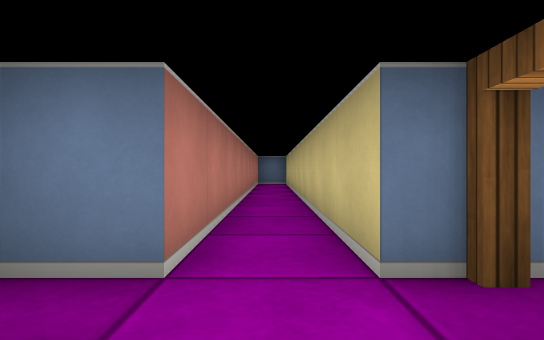
View 1 (above)

24 first-person views from a walk through a cub3D ray-caster map. The camera is about half as high as the walls, looks level and sees 80° across. The floor is counted in squares. Each view is taken from the middle of a square. On the plan, view 1 faces up. The plan holds only what a view shows up to about 9 squares ahead; the rest is blank.

View 2
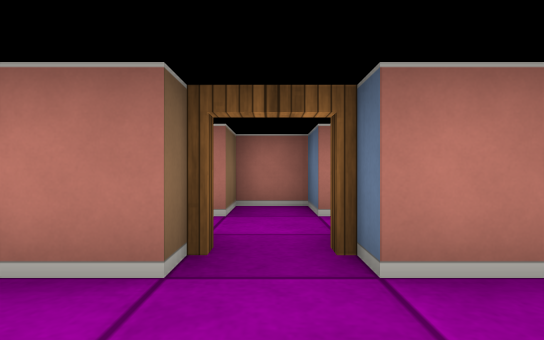

View 3
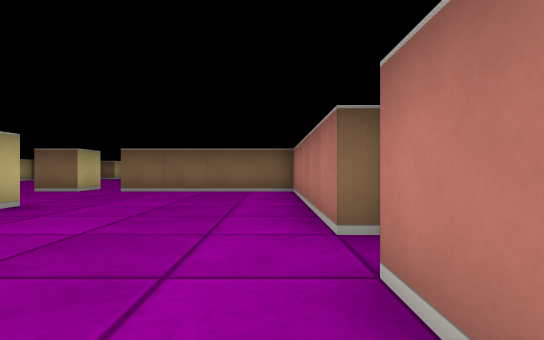

View 4
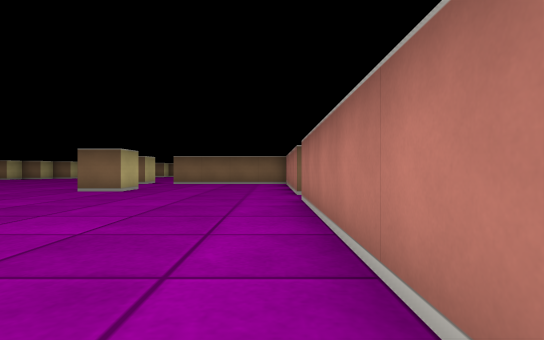

View 5
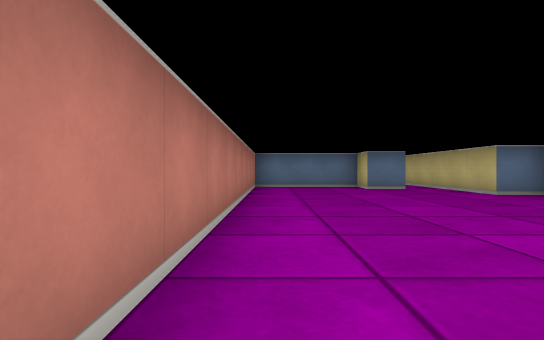

View 6
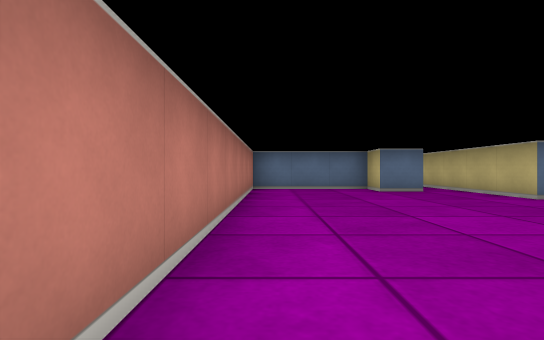

View 7
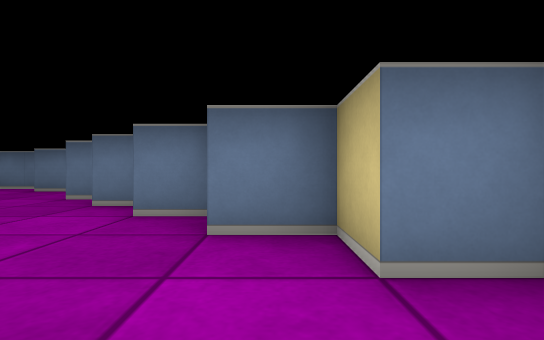

View 8
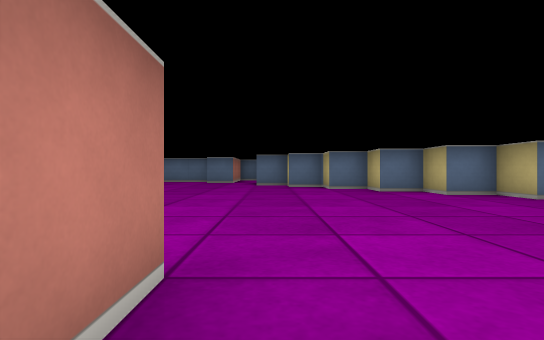

View 9
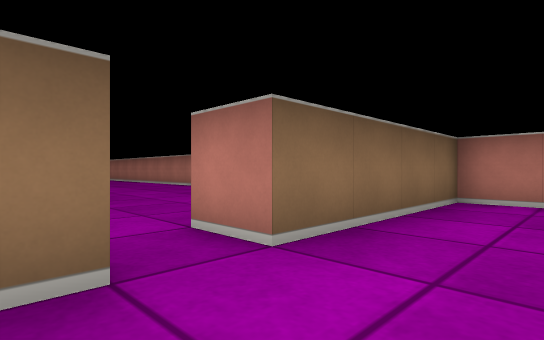

View 10
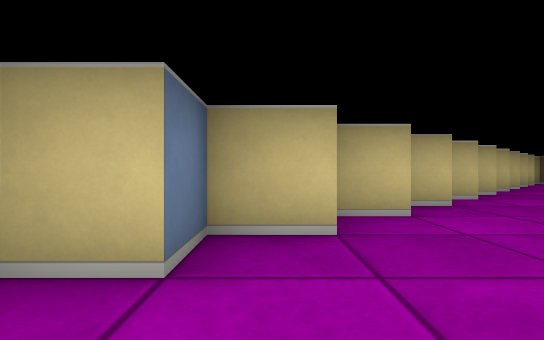

View 11
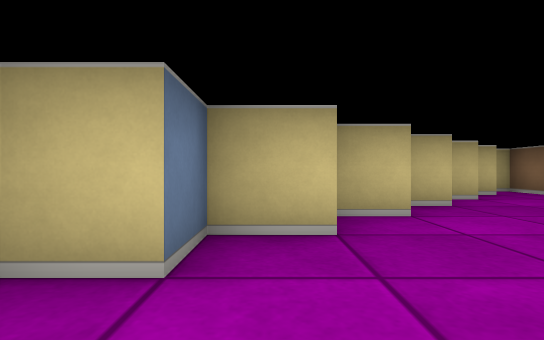

View 12
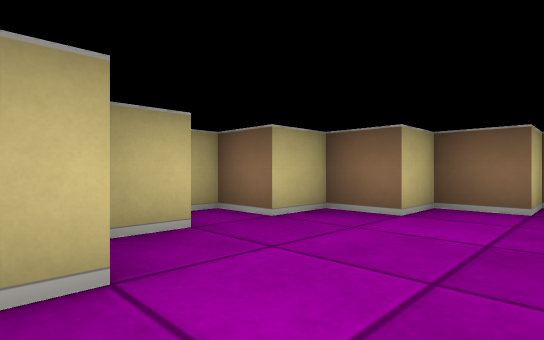

View 13
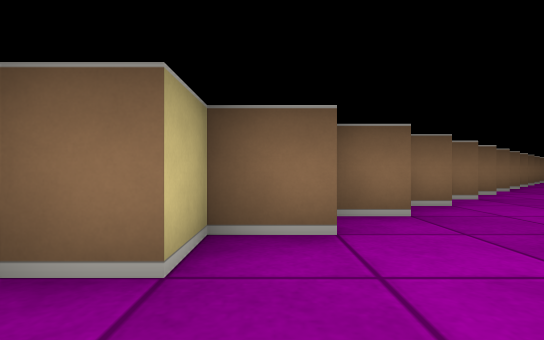

View 14
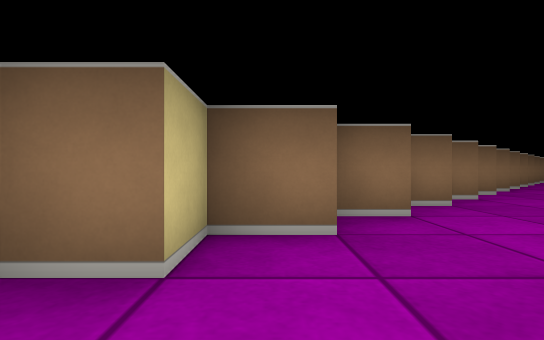

View 15
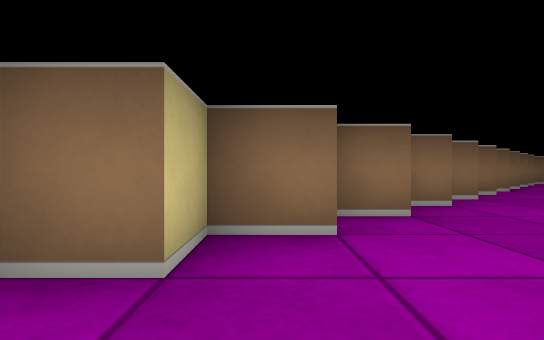

View 16
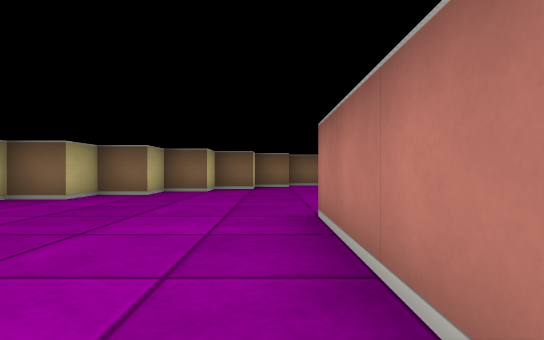

View 17
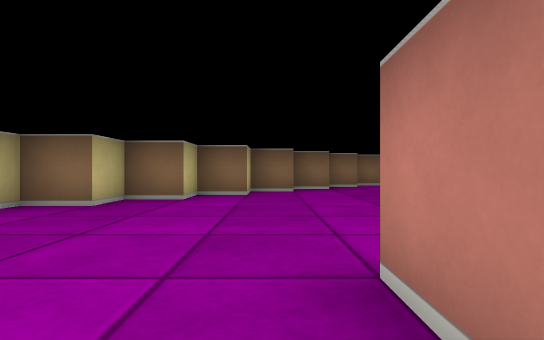

View 18
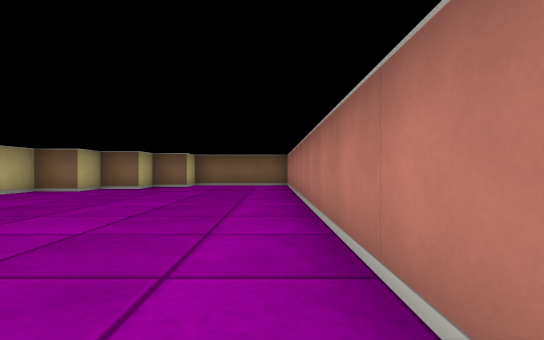

View 19
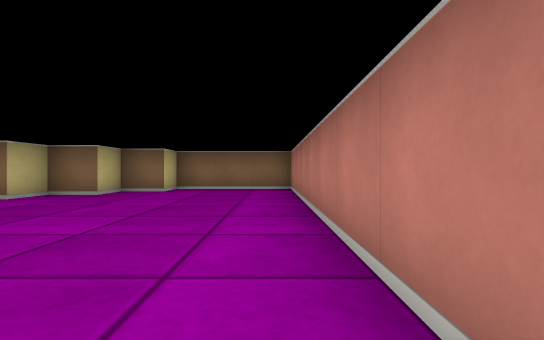

View 20
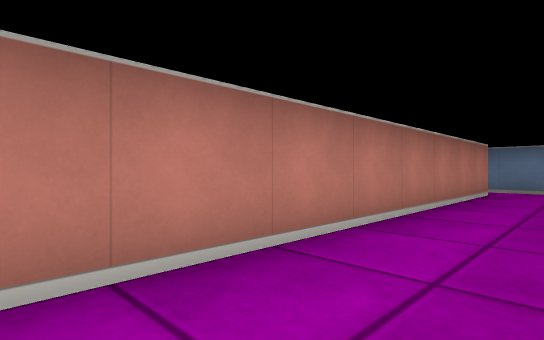

View 21
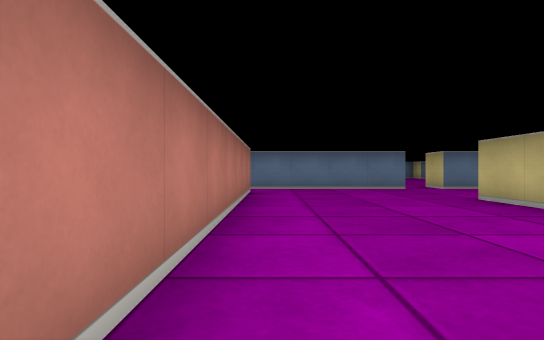

View 22
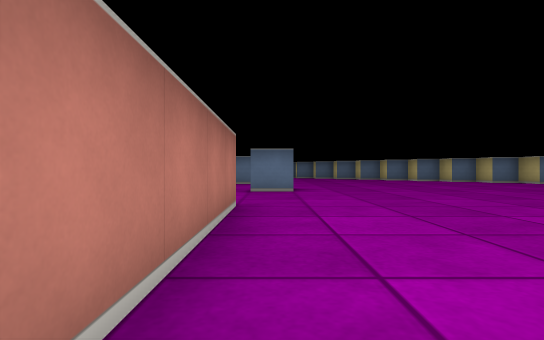

View 23
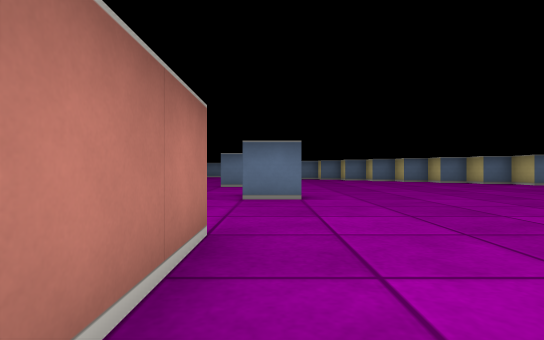

View 24
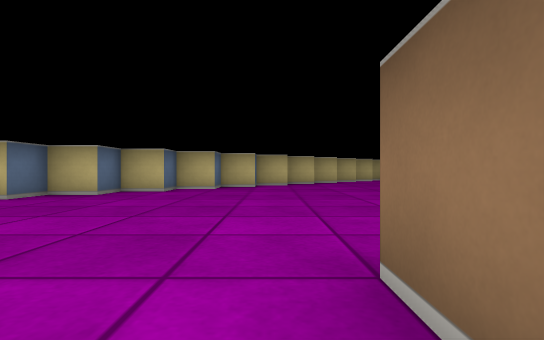

### Floor plan
Key: @ floor where view 1 was taken; # wall or solid block; . floor; D open door.
Columns run from 2 left of view 1 to 21 right of it. Each row starts with its distance up from view 1.
 12    #####.#
 11    #...#.#
 10    #.....#
  9  #.#.....##
  8  #.#......##
  7  #.#.......##
  6  #.#........##
  5  #.#.........##
  4  #.#..........##
  3  #.#...........##
  2 ##.#............##
  1 #..D.............##
  0 ##@#..............##
 -1    #....#..........##
 -2    #................##
 -3    #............. ...##
 -4    #.............  ...##
 -5    #####.#.......  ....#
 -6    D............   ...##
 -7    #...........   ...##
 -8    #..........   ...##
 -9    #....#.....  ...##
-10    #....#....  ...##
-11    #....#...  ...##
-12    #... #.......##
-13    #... .......##
-14    #..........##
-15    #.........##
-16    #........##
-17    #.......##
-18    #......##
-19    #.....##
-20    #....##
-21    #...##
-22    #####

Positions as (right, up) in squares from view 1, and headings:
1: (0, 0), facing up
2: (3, 1), facing left
3: (2, 3), facing down
4: (2, 7), facing down
5: (2, 2), facing up
6: (2, 3), facing up
7: (10, 3), facing up
8: (7, -2), facing up
9: (7, -3), facing down-left
10: (9, 4), facing right
11: (13, 0), facing right
12: (17, -3), facing down-right
13: (19, -4), facing down
14: (16, -7), facing down
15: (13, -10), facing down
16: (7, -9), facing down
17: (7, -11), facing down
18: (2, -11), facing down
19: (2, -13), facing down
20: (3, -14), facing up-left
21: (2, -14), facing up
22: (7, -13), facing up
23: (7, -11), facing up
24: (5, 0), facing right
